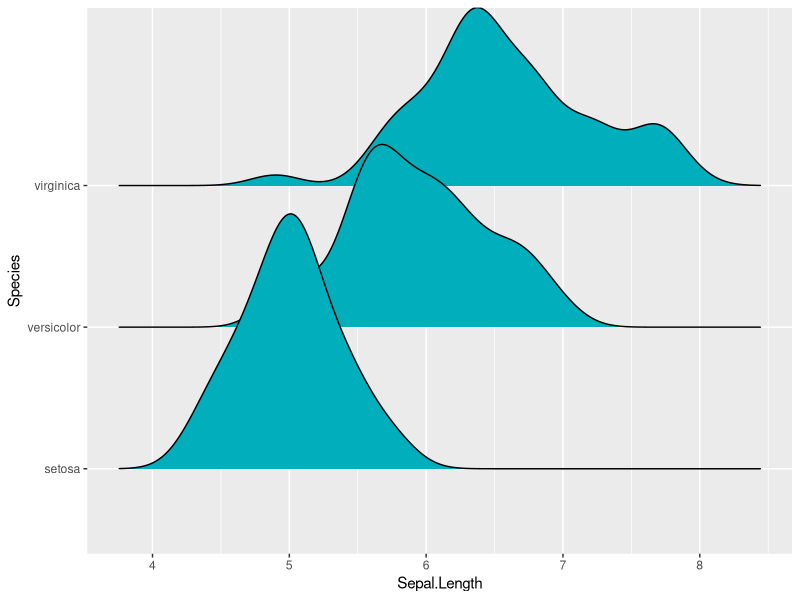
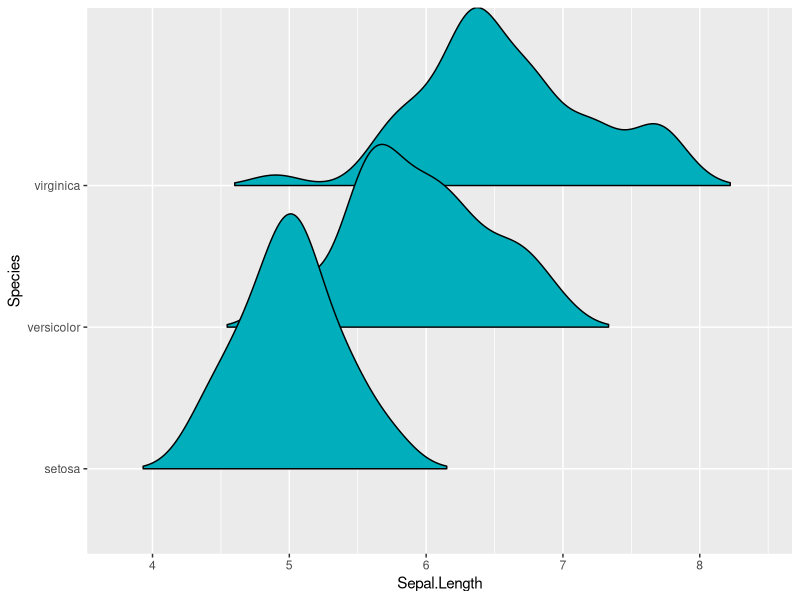
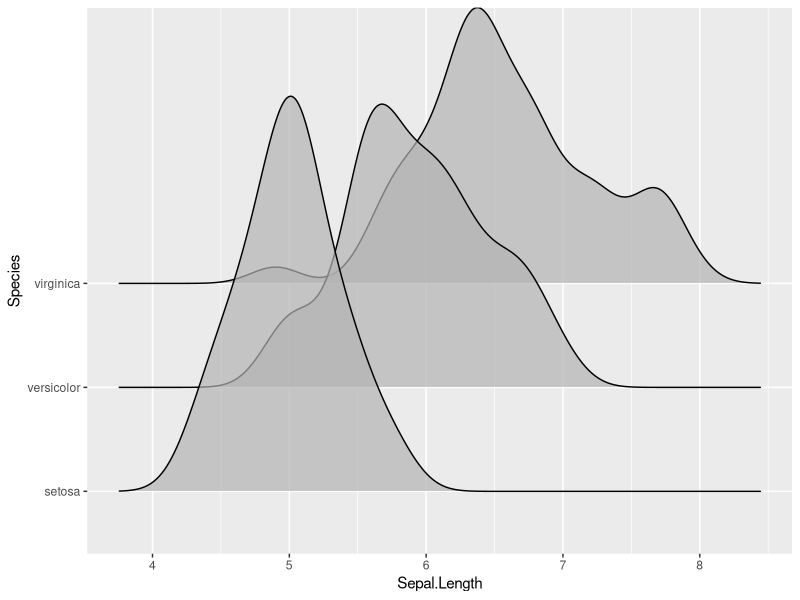
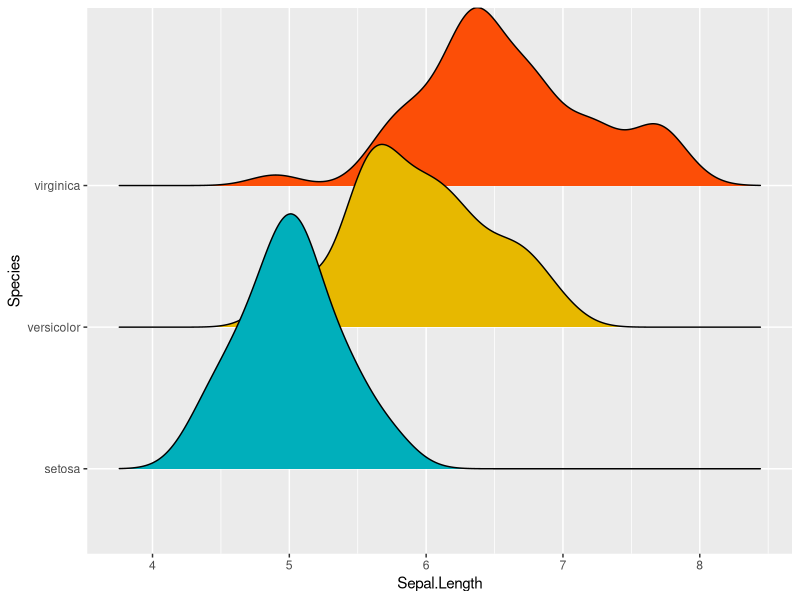
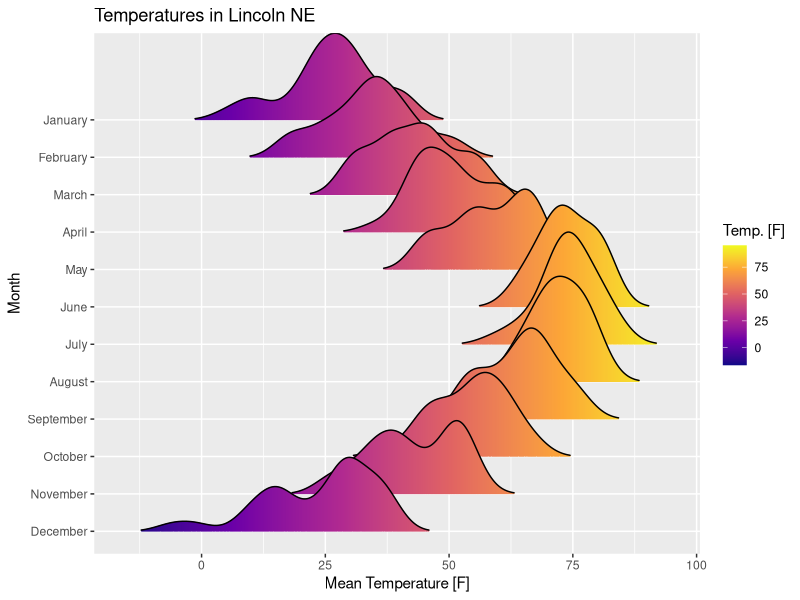
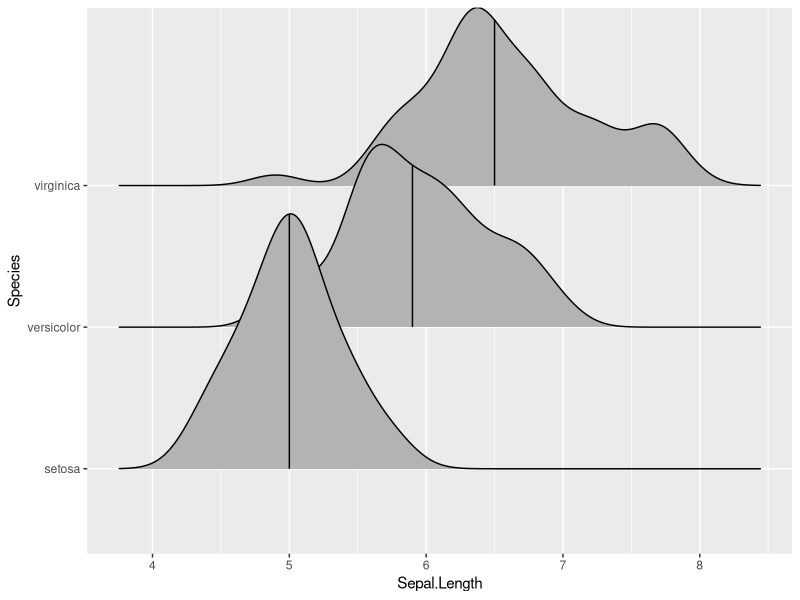
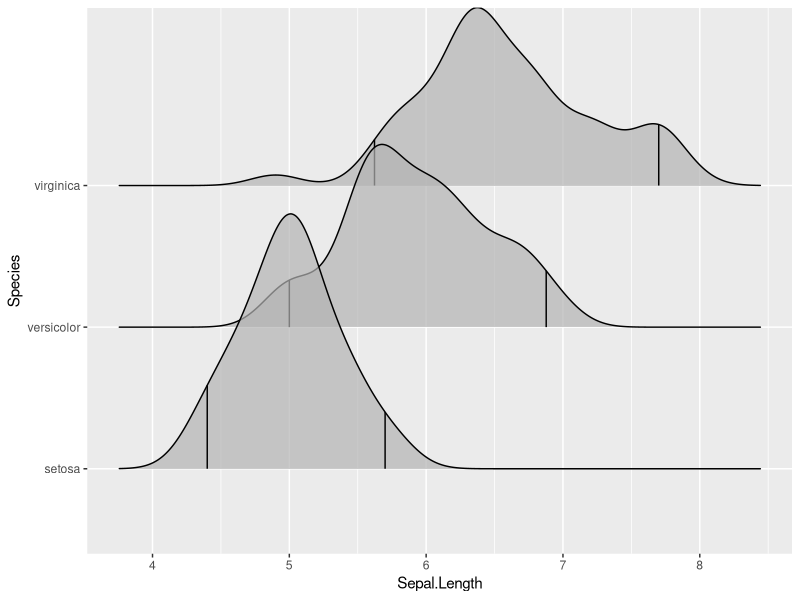
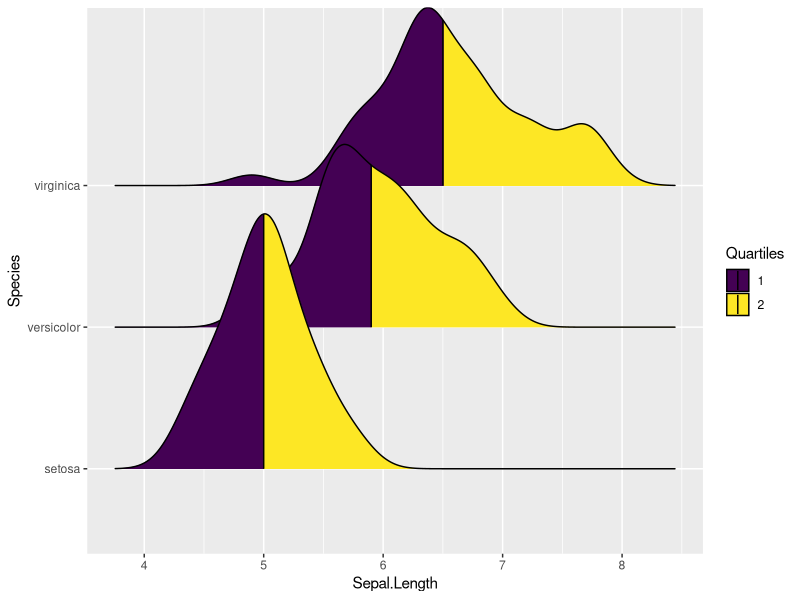

These figures' R source, in order:
## ---- chunk 1
library(tidyverse)
library(ggridges)
## ---- chunk 2
ggplot(iris, aes(x = Sepal.Length, y = Species, group = Species)) + 
  geom_density_ridges(fill = "#00AFBB")
## ---- chunk 3
# Closed polygons
ggplot(iris, aes(x = Sepal.Length, y = Species, group = Species)) + 
  geom_density_ridges2(fill = "#00AFBB", rel_min_height = 0.01)
## ---- chunk 4
# scale = 0.6, not touching
ggplot(iris, aes(x = Sepal.Length, y = Species)) + 
  geom_density_ridges(scale = 3.8, alpha = 0.7) ## scales for overlap control
## ---- chunk 5
# Change the density area fill colors by groups
ggplot(iris, aes(x = Sepal.Length, y = Species)) +
  geom_density_ridges(aes(fill = Species)) +
  scale_fill_manual(values = c("#00AFBB", "#E7B800", "#FC4E07")) +
  theme(legend.position = "none")
## ---- chunk 6
ggplot(
  lincoln_weather, 
  aes(x = `Mean Temperature [F]`, y = `Month`, fill = stat(x))
  ) +
  geom_density_ridges_gradient(scale = 3, size = 0.3, rel_min_height = 0.01) +
  scale_fill_viridis_c(name = "Temp. [F]", option = "C") +
  labs(title = 'Temperatures in Lincoln NE') 
## ---- chunk 7
ggplot(iris, aes(x = Sepal.Length, y = Species)) +
  stat_density_ridges(quantile_lines = TRUE, quantiles = 0.5)
## ---- chunk 8
# Indicate the 2.5% and 97.5% tails
ggplot(iris, aes(x = Sepal.Length, y = Species)) +
  stat_density_ridges(quantile_lines = TRUE, quantiles = c(0.025, 0.975), alpha = 0.7)
## ---- chunk 9
# Color by quantiles
ggplot(iris, aes(x = Sepal.Length, y = Species, fill = factor(stat(quantile)))) +
  stat_density_ridges(
    geom = "density_ridges_gradient", calc_ecdf = TRUE,
    quantiles = 2, quantile_lines = TRUE
  ) +
  scale_fill_viridis_d(name = "Quartiles")
## ---- chunk 10
# Highlight the tails of the distributions
ggplot(iris, aes(x = Sepal.Length, y = Species, fill = factor(stat(quantile)))) +
  stat_density_ridges(
    geom = "density_ridges_gradient",
    calc_ecdf = TRUE,
    quantiles = c(0.025, 0.975)
  ) +
  scale_fill_manual(
    name = "Probability", values = c("#FF0000A0", "#A0A0A0A0", "#0000FFA0"),
    labels = c("(0, 0.025]", "(0.025, 0.975]", "(0.975, 1]")
  )
## ---- chunk 11
ggplot(iris, aes(x = Sepal.Length, y = Species, height = stat(density))) + 
  geom_density_ridges(
    stat = "binline", bins = 20, scale = 0.95,
    draw_baseline = FALSE
    )
